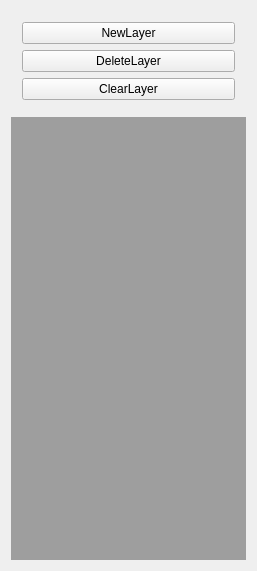
<?xml version="1.0" encoding="UTF-8"?>
<ui version="4.0">
 <class>LayerGroup</class>
 <widget class="QWidget" name="LayerGroup">
  <property name="geometry">
   <rect>
    <x>0</x>
    <y>0</y>
    <width>257</width>
    <height>571</height>
   </rect>
  </property>
  <property name="windowTitle">
   <string>LayerGroup</string>
  </property>
  <layout class="QVBoxLayout" name="verticalLayout" stretch="1,5">
   <item>
    <widget class="QWidget" name="widget_2" native="true">
     <property name="autoFillBackground">
      <bool>true</bool>
     </property>
     <layout class="QGridLayout" name="gridLayout">
      <item row="1" column="0">
       <widget class="QPushButton" name="DeleteLayer">
        <property name="text">
         <string>DeleteLayer</string>
        </property>
       </widget>
      </item>
      <item row="0" column="0">
       <widget class="QPushButton" name="NewLayer">
        <property name="text">
         <string>NewLayer</string>
        </property>
       </widget>
      </item>
      <item row="2" column="0">
       <widget class="QPushButton" name="ClearLayer">
        <property name="text">
         <string>ClearLayer</string>
        </property>
       </widget>
      </item>
     </layout>
    </widget>
   </item>
   <item>
    <widget class="QWidget" name="layers" native="true">
     <property name="palette">
      <palette>
       <active>
        <colorrole role="WindowText">
         <brush brushstyle="SolidPattern">
          <color alpha="255">
           <red>0</red>
           <green>0</green>
           <blue>0</blue>
          </color>
         </brush>
        </colorrole>
        <colorrole role="Button">
         <brush brushstyle="SolidPattern">
          <color alpha="255">
           <red>158</red>
           <green>158</green>
           <blue>158</blue>
          </color>
         </brush>
        </colorrole>
        <colorrole role="Light">
         <brush brushstyle="SolidPattern">
          <color alpha="255">
           <red>237</red>
           <green>237</green>
           <blue>237</blue>
          </color>
         </brush>
        </colorrole>
        <colorrole role="Midlight">
         <brush brushstyle="SolidPattern">
          <color alpha="255">
           <red>197</red>
           <green>197</green>
           <blue>197</blue>
          </color>
         </brush>
        </colorrole>
        <colorrole role="Dark">
         <brush brushstyle="SolidPattern">
          <color alpha="255">
           <red>79</red>
           <green>79</green>
           <blue>79</blue>
          </color>
         </brush>
        </colorrole>
        <colorrole role="Mid">
         <brush brushstyle="SolidPattern">
          <color alpha="255">
           <red>105</red>
           <green>105</green>
           <blue>105</blue>
          </color>
         </brush>
        </colorrole>
        <colorrole role="Text">
         <brush brushstyle="SolidPattern">
          <color alpha="255">
           <red>0</red>
           <green>0</green>
           <blue>0</blue>
          </color>
         </brush>
        </colorrole>
        <colorrole role="BrightText">
         <brush brushstyle="SolidPattern">
          <color alpha="255">
           <red>255</red>
           <green>255</green>
           <blue>255</blue>
          </color>
         </brush>
        </colorrole>
        <colorrole role="ButtonText">
         <brush brushstyle="SolidPattern">
          <color alpha="255">
           <red>0</red>
           <green>0</green>
           <blue>0</blue>
          </color>
         </brush>
        </colorrole>
        <colorrole role="Base">
         <brush brushstyle="SolidPattern">
          <color alpha="255">
           <red>255</red>
           <green>255</green>
           <blue>255</blue>
          </color>
         </brush>
        </colorrole>
        <colorrole role="Window">
         <brush brushstyle="SolidPattern">
          <color alpha="255">
           <red>158</red>
           <green>158</green>
           <blue>158</blue>
          </color>
         </brush>
        </colorrole>
        <colorrole role="Shadow">
         <brush brushstyle="SolidPattern">
          <color alpha="255">
           <red>0</red>
           <green>0</green>
           <blue>0</blue>
          </color>
         </brush>
        </colorrole>
        <colorrole role="AlternateBase">
         <brush brushstyle="SolidPattern">
          <color alpha="255">
           <red>206</red>
           <green>206</green>
           <blue>206</blue>
          </color>
         </brush>
        </colorrole>
        <colorrole role="ToolTipBase">
         <brush brushstyle="SolidPattern">
          <color alpha="255">
           <red>255</red>
           <green>255</green>
           <blue>220</blue>
          </color>
         </brush>
        </colorrole>
        <colorrole role="ToolTipText">
         <brush brushstyle="SolidPattern">
          <color alpha="255">
           <red>0</red>
           <green>0</green>
           <blue>0</blue>
          </color>
         </brush>
        </colorrole>
        <colorrole role="PlaceholderText">
         <brush brushstyle="SolidPattern">
          <color alpha="128">
           <red>0</red>
           <green>0</green>
           <blue>0</blue>
          </color>
         </brush>
        </colorrole>
       </active>
       <inactive>
        <colorrole role="WindowText">
         <brush brushstyle="SolidPattern">
          <color alpha="255">
           <red>0</red>
           <green>0</green>
           <blue>0</blue>
          </color>
         </brush>
        </colorrole>
        <colorrole role="Button">
         <brush brushstyle="SolidPattern">
          <color alpha="255">
           <red>158</red>
           <green>158</green>
           <blue>158</blue>
          </color>
         </brush>
        </colorrole>
        <colorrole role="Light">
         <brush brushstyle="SolidPattern">
          <color alpha="255">
           <red>237</red>
           <green>237</green>
           <blue>237</blue>
          </color>
         </brush>
        </colorrole>
        <colorrole role="Midlight">
         <brush brushstyle="SolidPattern">
          <color alpha="255">
           <red>197</red>
           <green>197</green>
           <blue>197</blue>
          </color>
         </brush>
        </colorrole>
        <colorrole role="Dark">
         <brush brushstyle="SolidPattern">
          <color alpha="255">
           <red>79</red>
           <green>79</green>
           <blue>79</blue>
          </color>
         </brush>
        </colorrole>
        <colorrole role="Mid">
         <brush brushstyle="SolidPattern">
          <color alpha="255">
           <red>105</red>
           <green>105</green>
           <blue>105</blue>
          </color>
         </brush>
        </colorrole>
        <colorrole role="Text">
         <brush brushstyle="SolidPattern">
          <color alpha="255">
           <red>0</red>
           <green>0</green>
           <blue>0</blue>
          </color>
         </brush>
        </colorrole>
        <colorrole role="BrightText">
         <brush brushstyle="SolidPattern">
          <color alpha="255">
           <red>255</red>
           <green>255</green>
           <blue>255</blue>
          </color>
         </brush>
        </colorrole>
        <colorrole role="ButtonText">
         <brush brushstyle="SolidPattern">
          <color alpha="255">
           <red>0</red>
           <green>0</green>
           <blue>0</blue>
          </color>
         </brush>
        </colorrole>
        <colorrole role="Base">
         <brush brushstyle="SolidPattern">
          <color alpha="255">
           <red>255</red>
           <green>255</green>
           <blue>255</blue>
          </color>
         </brush>
        </colorrole>
        <colorrole role="Window">
         <brush brushstyle="SolidPattern">
          <color alpha="255">
           <red>158</red>
           <green>158</green>
           <blue>158</blue>
          </color>
         </brush>
        </colorrole>
        <colorrole role="Shadow">
         <brush brushstyle="SolidPattern">
          <color alpha="255">
           <red>0</red>
           <green>0</green>
           <blue>0</blue>
          </color>
         </brush>
        </colorrole>
        <colorrole role="AlternateBase">
         <brush brushstyle="SolidPattern">
          <color alpha="255">
           <red>206</red>
           <green>206</green>
           <blue>206</blue>
          </color>
         </brush>
        </colorrole>
        <colorrole role="ToolTipBase">
         <brush brushstyle="SolidPattern">
          <color alpha="255">
           <red>255</red>
           <green>255</green>
           <blue>220</blue>
          </color>
         </brush>
        </colorrole>
        <colorrole role="ToolTipText">
         <brush brushstyle="SolidPattern">
          <color alpha="255">
           <red>0</red>
           <green>0</green>
           <blue>0</blue>
          </color>
         </brush>
        </colorrole>
        <colorrole role="PlaceholderText">
         <brush brushstyle="SolidPattern">
          <color alpha="128">
           <red>0</red>
           <green>0</green>
           <blue>0</blue>
          </color>
         </brush>
        </colorrole>
       </inactive>
       <disabled>
        <colorrole role="WindowText">
         <brush brushstyle="SolidPattern">
          <color alpha="255">
           <red>79</red>
           <green>79</green>
           <blue>79</blue>
          </color>
         </brush>
        </colorrole>
        <colorrole role="Button">
         <brush brushstyle="SolidPattern">
          <color alpha="255">
           <red>158</red>
           <green>158</green>
           <blue>158</blue>
          </color>
         </brush>
        </colorrole>
        <colorrole role="Light">
         <brush brushstyle="SolidPattern">
          <color alpha="255">
           <red>237</red>
           <green>237</green>
           <blue>237</blue>
          </color>
         </brush>
        </colorrole>
        <colorrole role="Midlight">
         <brush brushstyle="SolidPattern">
          <color alpha="255">
           <red>197</red>
           <green>197</green>
           <blue>197</blue>
          </color>
         </brush>
        </colorrole>
        <colorrole role="Dark">
         <brush brushstyle="SolidPattern">
          <color alpha="255">
           <red>79</red>
           <green>79</green>
           <blue>79</blue>
          </color>
         </brush>
        </colorrole>
        <colorrole role="Mid">
         <brush brushstyle="SolidPattern">
          <color alpha="255">
           <red>105</red>
           <green>105</green>
           <blue>105</blue>
          </color>
         </brush>
        </colorrole>
        <colorrole role="Text">
         <brush brushstyle="SolidPattern">
          <color alpha="255">
           <red>79</red>
           <green>79</green>
           <blue>79</blue>
          </color>
         </brush>
        </colorrole>
        <colorrole role="BrightText">
         <brush brushstyle="SolidPattern">
          <color alpha="255">
           <red>255</red>
           <green>255</green>
           <blue>255</blue>
          </color>
         </brush>
        </colorrole>
        <colorrole role="ButtonText">
         <brush brushstyle="SolidPattern">
          <color alpha="255">
           <red>79</red>
           <green>79</green>
           <blue>79</blue>
          </color>
         </brush>
        </colorrole>
        <colorrole role="Base">
         <brush brushstyle="SolidPattern">
          <color alpha="255">
           <red>158</red>
           <green>158</green>
           <blue>158</blue>
          </color>
         </brush>
        </colorrole>
        <colorrole role="Window">
         <brush brushstyle="SolidPattern">
          <color alpha="255">
           <red>158</red>
           <green>158</green>
           <blue>158</blue>
          </color>
         </brush>
        </colorrole>
        <colorrole role="Shadow">
         <brush brushstyle="SolidPattern">
          <color alpha="255">
           <red>0</red>
           <green>0</green>
           <blue>0</blue>
          </color>
         </brush>
        </colorrole>
        <colorrole role="AlternateBase">
         <brush brushstyle="SolidPattern">
          <color alpha="255">
           <red>158</red>
           <green>158</green>
           <blue>158</blue>
          </color>
         </brush>
        </colorrole>
        <colorrole role="ToolTipBase">
         <brush brushstyle="SolidPattern">
          <color alpha="255">
           <red>255</red>
           <green>255</green>
           <blue>220</blue>
          </color>
         </brush>
        </colorrole>
        <colorrole role="ToolTipText">
         <brush brushstyle="SolidPattern">
          <color alpha="255">
           <red>0</red>
           <green>0</green>
           <blue>0</blue>
          </color>
         </brush>
        </colorrole>
        <colorrole role="PlaceholderText">
         <brush brushstyle="SolidPattern">
          <color alpha="128">
           <red>0</red>
           <green>0</green>
           <blue>0</blue>
          </color>
         </brush>
        </colorrole>
       </disabled>
      </palette>
     </property>
     <property name="autoFillBackground">
      <bool>true</bool>
     </property>
     <layout class="QVBoxLayout" name="verticalLayout_3">
      <item>
       <layout class="QVBoxLayout" name="layerLayout"/>
      </item>
     </layout>
    </widget>
   </item>
  </layout>
 </widget>
 <layoutdefault spacing="6" margin="11"/>
 <resources/>
 <connections/>
</ui>
